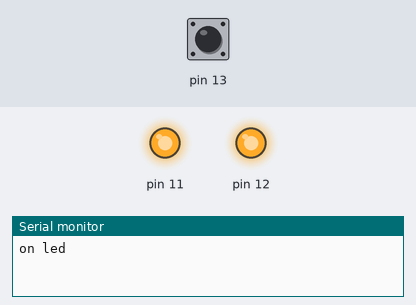
The sketch below on a simulated Arduino Uno, built with avr-gcc and run on an emulated ATmega328P. Parts: output pins drawn as LEDs (lit = HIGH), the last lines printed to the serial monitor. The test bench sets the inputs (shaded band); at power-on: pin 13 HIGH.

Above: at 1.2 s.
1.3 s: pin 13 pulled LOW for 0.15 s
At 2.5 s:
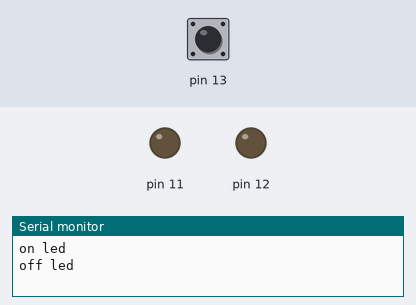
2.9 s: pin 13 pulled LOW for 1 s
At 5.0 s:
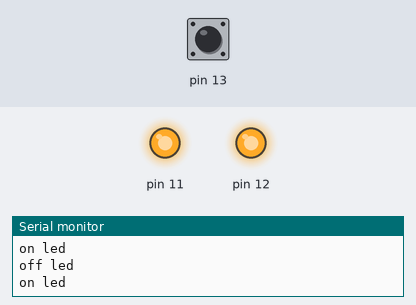
5.4 s: pin 13 pulled LOW for 3.2 s
At 9.7 s:
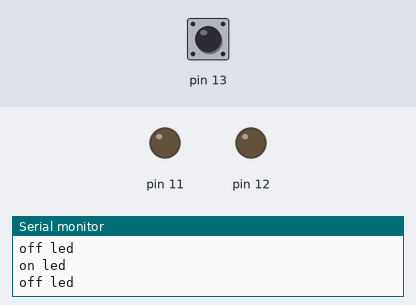
Timing chart, 0 to 11.2 s (numbered marks = the images above; inputs shaded):
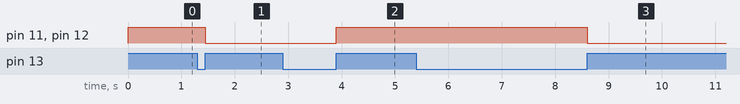

The sketch:

testing_if_else1.ino
```cpp
#include <Adafruit_Sensor.h>

// C++ code
//
bool val=0;
bool last_val=0;
bool led_status=0;
void setup()
{
  Serial.begin(9600);
  pinMode(13,INPUT_PULLUP);
  pinMode(12,OUTPUT);
  pinMode(11,OUTPUT);
}

void loop(){
  val=digitalRead(13);
  if (val!=last_val&&val&&!led_status){
    digitalWrite(12,HIGH);
    digitalWrite(11,1);
    led_status=1;
    Serial.println("on led");
  }else if(val!=last_val&&val&&led_status){
    digitalWrite(12,0);
    digitalWrite(11,0);
    led_status=0;
    Serial.println("off led");
  }
	last_val=val;
}
```

Measured:
- after the input at 1.3 s, pin 11, pin 12: HIGH → LOW after 0.15 s
- after the input at 2.9 s, pin 11, pin 12: LOW → HIGH after 1.0 s
- after the input at 5.4 s, pin 11, pin 12: HIGH → LOW after 3.2 s
